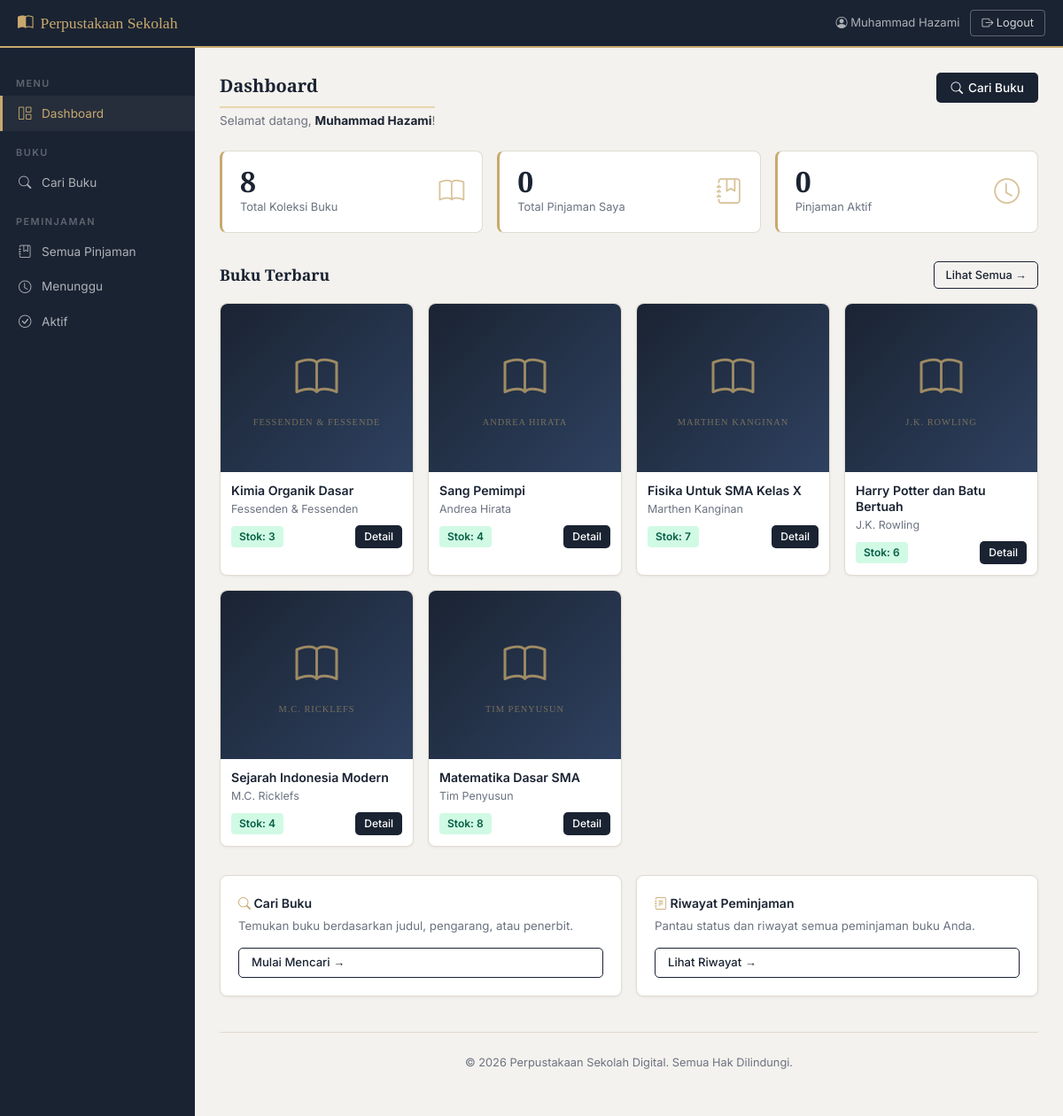
/pages/dashboard.php (signed in), run on the app's committed database.
### tables this page shows
CREATE TABLE `buku` (
  `id_buku` int(15) NOT NULL AUTO_INCREMENT,
  `judul` varchar(255) NOT NULL,
  `pengarang` varchar(255) NOT NULL,
  `penerbit` varchar(255) NOT NULL,
  `deskripsi` longtext NOT NULL,
  `gambar_buku` varchar(500) DEFAULT NULL,
  `jumlah_buku` int(100) NOT NULL DEFAULT 1,
  `rak_buku` enum('rak_1','rak_2','rak_3') NOT NULL DEFAULT 'rak_1',
  `status` enum('di_pinjam','tidak_dipinjam') NOT NULL DEFAULT 'tidak_dipinjam',
  `tanggal` date NOT NULL,
  `created_at` timestamp DEFAULT CURRENT_TIMESTAMP,
  PRIMARY KEY (`id_buku`)
);

### pages/dashboard.php (the view, shortened to what this page needs)
<?php
require '../config/database.php';
require '../includes/header.php';
$user_id      = $_SESSION['user_id'];
$buku_count   = $conn->query("SELECT COUNT(*) as t FROM buku")->fetch_assoc()['t'];
$total_pinjam = $conn->query("SELECT COUNT(*) as t FROM peminjaman WHERE id_user=$user_id")->fetch_assoc()['t'];
$aktif_count  = $conn->query("SELECT COUNT(*) as t FROM peminjaman WHERE id_user=$user_id AND status IN ('pending','approved')")->fetch_assoc()['t'];
$latest_books = $conn->query("SELECT * FROM buku ORDER BY id_buku DESC LIMIT 6");
?>
<div style="display:flex;justify-content:space-between;align-items:flex-start;margin-bottom:24px;">
  <div>
    <div class="sec-title" style="margin-bottom:4px;">Dashboard</div>
    <p style="color:var(--muted);font-size:.85rem;margin:0;">Selamat datang, <strong style="color:var(--primary);"><?php echo htmlspecialchars($_SESSION['nama_lengkap']); ?></strong>!</p>
  </div>
  <a href="cari_buku.php" class="btn-main"><i class="bi bi-search"></i> Cari Buku</a>
</div>
<div style="display:grid;grid-template-columns:repeat(3,1fr);gap:16px;margin-bottom:32px;">
  <div class="stat-card">
    <div>
      <div class="stat-num"><?php echo $buku_count; ?></div>
      <div class="stat-lbl">Total Koleksi Buku</div>
    </div>
    <i class="bi bi-book stat-ico"></i>
  </div>
  <div class="stat-card">
    <div>
      <div class="stat-num"><?php echo $total_pinjam; ?></div>
      <div class="stat-lbl">Total Pinjaman Saya</div>
    </div>
    <i class="bi bi-journal-bookmark stat-ico"></i>
  </div>
  <div class="stat-card">
    <div>
      <div class="stat-num"><?php echo $aktif_count; ?></div>
      <div class="stat-lbl">Pinjaman Aktif</div>
    </div>
    <i class="bi bi-clock stat-ico"></i>
  </div>
</div>
<div style="display:flex;justify-content:space-between;align-items:center;margin-bottom:16px;">
  <h2 style="font-family:'Playfair Display',serif;font-size:1.1rem;font-weight:700;color:var(--primary);margin:0;">Buku Terbaru</h2>
  <a href="cari_buku.php" class="btn-outline" style="font-size:.8rem;padding:5px 12px;">Lihat Semua →</a>
</div>
<div style="display:grid;grid-template-columns:repeat(auto-fill,minmax(200px,1fr));gap:16px;margin-bottom:32px;">
  <?php
  while ($book = $latest_books->fetch_assoc()):
  ?>
  <div class="card" style="cursor:pointer;" onclick="location.href='detail_buku.php?id=<?php echo $book['id_buku']; ?>'">
    <div class="book-cover">
      <?php if (!empty($book['gambar_buku']) && file_exists('../uploads/books/'.$book['gambar_buku'])): ?>
        <img src="../uploads/books/<?php echo htmlspecialchars($book['gambar_buku']); ?>" alt="">
      <?php else: ?>
        <div class="book-cover-inner">
          <i class="bi bi-book"></i>
          <span><?php echo htmlspecialchars(substr($book['pengarang'],0,20)); ?></span>
        </div>
      <?php endif; ?>
    </div>
    <div style="padding:12px;">
      <div style="font-weight:600;font-size:.88rem;color:var(--primary);margin-bottom:3px;line-height:1.3;"><?php echo htmlspecialchars($book['judul']); ?></div>
      <div style="font-size:.78rem;color:var(--muted);margin-bottom:8px;"><?php echo htmlspecialchars($book['pengarang']); ?></div>
      <div style="display:flex;justify-content:space-between;align-items:center;">
        <span class="<?php echo $book['jumlah_buku']>0?'badge-available':'badge-borrowed'; ?>">Stok: <?php echo $book['jumlah_buku']; ?></span>
        <a href="detail_buku.php?id=<?php echo $book['id_buku']; ?>" class="btn-main" style="font-size:.75rem;padding:4px 10px;">Detail</a>
      </div>
    </div>
  </div>
  <?php endwhile; ?>
</div>
<div style="display:grid;grid-template-columns:1fr 1fr;gap:16px;">
  <div class="card" style="padding:20px;">
    <div style="font-weight:600;color:var(--primary);margin-bottom:6px;"><i class="bi bi-search" style="color:var(--accent);"></i> Cari Buku</div>
    <p style="font-size:.83rem;color:var(--muted);margin-bottom:14px;">Temukan buku berdasarkan judul, pengarang, atau penerbit.</p>
    <a href="cari_buku.php" class="btn-outline" style="font-size:.82rem;">Mulai Mencari →</a>
  </div>
  <div class="card" style="padding:20px;">
    <div style="font-weight:600;color:var(--primary);margin-bottom:6px;"><i class="bi bi-journal-text" style="color:var(--accent);"></i> Riwayat Peminjaman</div>
    <p style="font-size:.83rem;color:var(--muted);margin-bottom:14px;">Pantau status dan riwayat semua peminjaman buku Anda.</p>
    <a href="peminjamanku.php" class="btn-outline" style="font-size:.82rem;">Lihat Riwayat →</a>
  </div>
</div>
<?php require '../includes/footer.php'; ?>

### includes/header.php (style rules this page uses)
:root { --primary:#1a2332; --accent:#c8a96e; --accent-light:#e8d5b0; --bg:#f4f2ee; --border:#e0dbd2; --text:#2d3748; --muted:#6b7280; --sidebar-w:220px; }
* { box-sizing:border-box;margin:0;padding:0; }
body { font-family:'Inter',sans-serif;background:var(--bg);color:var(--text);font-size:14px; }
.card { background:#fff;border:1px solid var(--border); border-radius:8px;box-shadow:0 1px 3px rgba(0,0,0,.06); transition:transform .18s,box-shadow .18s; }
.stat-card { background:#fff;border:1px solid var(--border); border-left:3px solid var(--accent); border-radius:8px;padding:18px 20px; display:flex;align-items:center;justify-content:space-between; }
.stat-num { font-family:'Playfair Display',serif;font-size:2rem;font-weight:700;color:var(--primary);line-height:1; }
.stat-lbl { color:var(--muted);font-size:.8rem;margin-top:3px; }
.stat-ico { font-size:1.8rem;color:var(--accent);opacity:.7; }
.book-cover { height:190px; background:linear-gradient(135deg,var(--primary) 0%,#2e4160 100%); border-radius:8px 8px 0 0; display:flex;align-items:center;justify-content:center; overflow:hidden;position:relative; }
.book-cover-inner { display:flex;flex-direction:column;align-items:center; color:var(--accent);text-align:center;padding:10px; }
.book-cover-inner i { font-size:3rem;opacity:.75; }
.book-cover-inner span { font-family:'Playfair Display',serif; font-size:.65rem;color:rgba(200,169,110,.5); margin-top:6px;letter-spacing:1px;text-transform:uppercase; }
.badge-available { background:#d1fae5;color:#065f46;padding:3px 9px;border-radius:4px;font-size:.75rem;font-weight:600; }
.btn-main { background:var(--primary);color:#fff;border:none;border-radius:5px;padding:7px 16px;font-size:.85rem;font-weight:500;cursor:pointer;text-decoration:none;display:inline-flex;align-items:center;gap:6px;transition:.15s; }
.btn-outline { background:transparent;color:var(--primary);border:1px solid var(--primary);border-radius:5px;padding:6px 14px;font-size:.85rem;font-weight:500;cursor:pointer;text-decoration:none;display:inline-flex;align-items:center;gap:6px;transition:.15s; }
.sec-title { font-family:'Playfair Display',serif;font-size:1.25rem;color:var(--primary);font-weight:700;padding-bottom:8px;border-bottom:2px solid var(--accent-light);margin-bottom:20px; }

### data on the page
buku: pengarang "FESSENDEN & FESSENDE", judul "Kimia Organik Dasar", pengarang "Fessenden & Fessenden", jumlah_buku "3"
buku: pengarang "ANDREA HIRATA", judul "Sang Pemimpi", pengarang "Andrea Hirata", jumlah_buku "4"
buku: pengarang "MARTHEN KANGINAN", judul "Fisika Untuk SMA Kelas X", pengarang "Marthen Kanginan", jumlah_buku "7"
buku: pengarang "J.K. ROWLING", judul "Harry Potter dan Batu Bertuah", pengarang "J.K. Rowling", jumlah_buku "6"
buku: pengarang "M.C. RICKLEFS", judul "Sejarah Indonesia Modern", pengarang "M.C. Ricklefs", jumlah_buku "4"
buku: pengarang "TIM PENYUSUN", judul "Matematika Dasar SMA", pengarang "Tim Penyusun", jumlah_buku "8"

### other printed values
$user_name "Muhammad Hazami"
$_SESSION['nama_lengkap'] "Muhammad Hazami"
$buku_count "8"
$total_pinjam "0"
$aktif_count "0"
